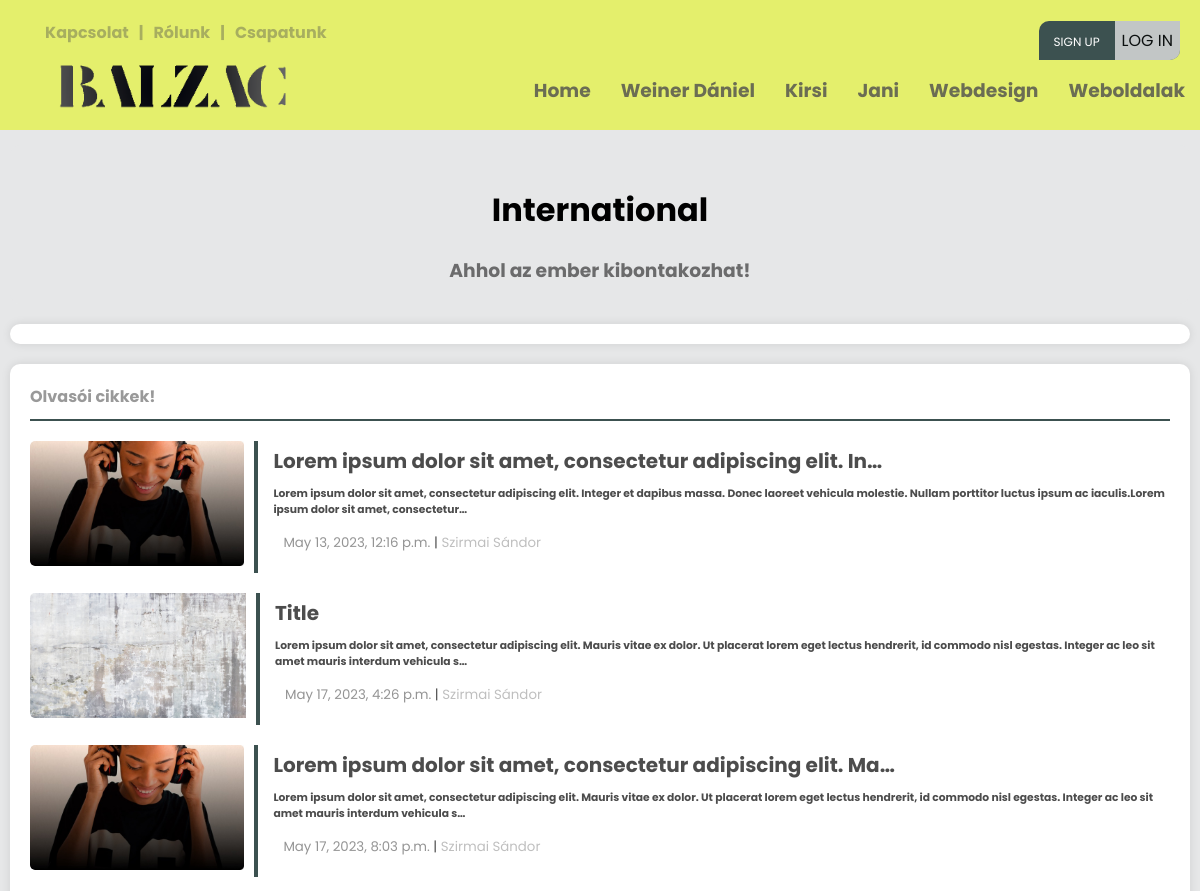
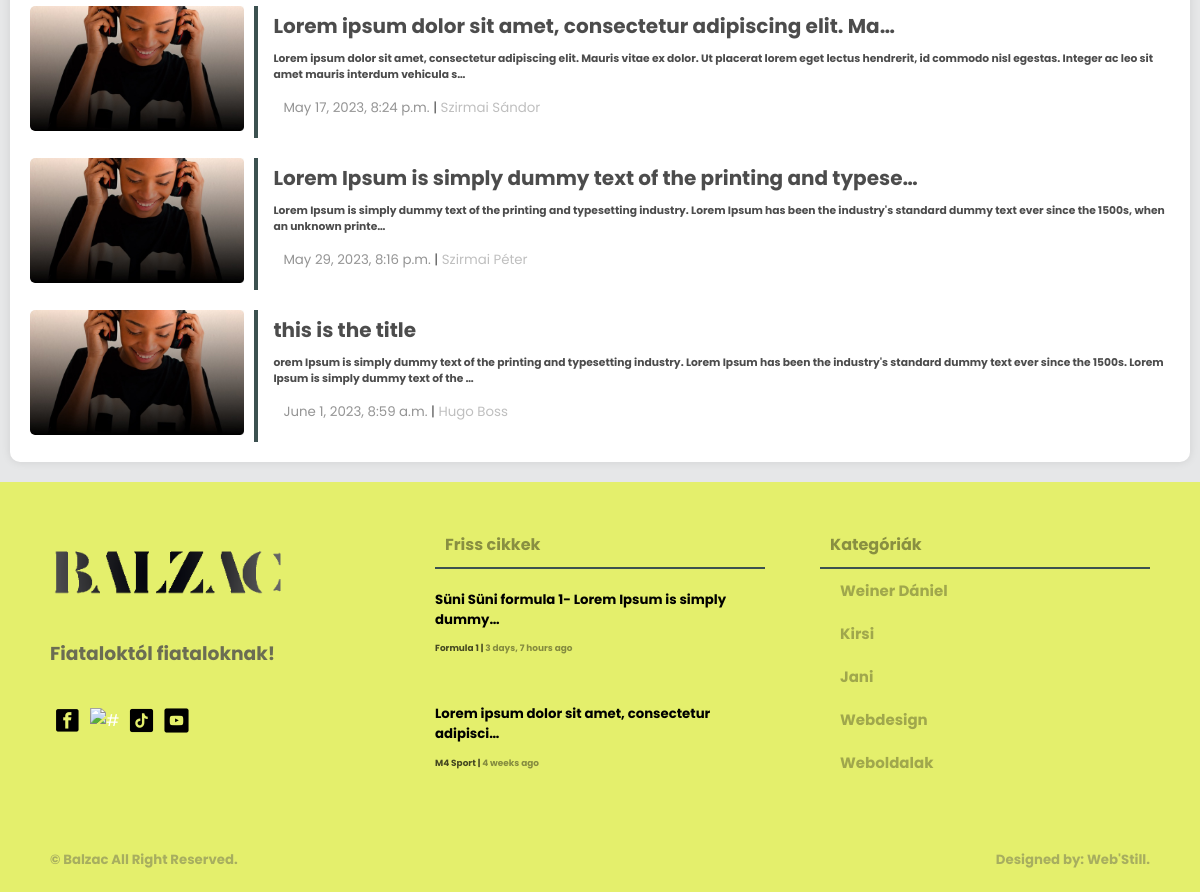
Screenshot of /cikkek/International/ with the database file from the repository (2 pictures, top to bottom).
### creationboard/models.py (models this page shows, shortened)
class Category(models.Model):
    user = models.ForeignKey(User, null=True, on_delete=models.CASCADE)
    name = models.CharField(max_length=200)
    class Meta:
        ordering = ['-id']

class Article(models.Model):
    user = models.ForeignKey(User, on_delete=models.CASCADE)
    title = models.CharField(max_length=200)
    created = models.DateTimeField(auto_now_add=True, null=True)
    updated = models.DateTimeField(auto_now=True, null=True)
    articletype = models.CharField(null=False, blank=False, max_length=100)
    body = RichTextUploadingField(max_length=1000000) #ez itt lehetne RichTextUploadingField is
    indeximg = models.ImageField(upload_to="images/", default="images/home9.jpg")
    category = models.CharField(max_length=100, null=False, blank=False)
    status = models.CharField(max_length=10, choices=STATUS_CHOICES, default='pending')
    class Meta:
        ordering = ['-created']

### loginsystem/models.py (models this page shows, shortened)
class ArticleUser(models.Model):
    STATUS_CHOICES = (
        ('pending', 'Pending'),
        ('approved', 'Approved'),
        ('rejected', 'Rejected'),
    )
    user = models.ForeignKey(User, on_delete=models.CASCADE)
    created = models.DateTimeField(auto_now_add=True, null=True)
    updated = models.DateTimeField(auto_now=True, null=True)
    body = RichTextUploadingField(max_length=1000000, null=True)
    indeximg = models.ImageField(upload_to="images/", default="images/home9.jpg")
    category = models.CharField(max_length=100, null=True, blank=False)
    title = models.CharField(max_length=200, null=True)
    status = models.CharField(max_length=10, choices=STATUS_CHOICES, default='pending')
    class Meta:
        ordering = ['created']

class Profile(models.Model):
    user = models.OneToOneField(User, on_delete=models.CASCADE)
    img = models.ImageField(upload_to="images/", default="images/home8.jpg")
    bio = models.CharField(null=True, max_length=1000000, default='Bio:')
    name = models.CharField(null=True, max_length=300)
    phone = models.CharField(max_length=15, blank=True, null=True)

### main/views.py (the view)
# urls.py: path('cikkek/<str:pk>/', views.articles.as_view(), name='article-page'),
class articles(View):
    template_name = "main/topic.html"
    def dispatch(self, request, *args, **kwargs):
        footarticle = models.Article.objects.filter(status='approved')[0:2]
        navcategory = models.Category.objects.all()[0:5]
        url = models.Article.objects.filter(category=kwargs['pk'])
        user_url = ArticleUser.objects.filter(status='approved')
        context = {'url': url, 'category': kwargs['pk'], 'category2': navcategory, 'article4': footarticle, "url1": user_url,}
        return render(request, self.template_name, context)

### templates/main/topic.html (shortened to what this page needs)
{% load static %}
<!DOCTYPE html>
<html>
<head>
	<link rel="stylesheet" type="text/css" href="{% static 'main/style.css' %}">
</head>
<body>
	{% if url or url1%}
	{% include 'main/navbar.html' %}
			<main>
				<div class="wrapper">
					<div class="row">
						<div class="card-04 backg">
							<h1 align="center">{{ category }}</h1>
							<h3 align="center">Ahhol az ember kibontakozhat!</h3>
						</div>
					</div>
					<div class="row">
						<div class="card-04 topic-big-screen">
						</div>
					</div>
					<div class="row">
						{% if url1 %}
						<div class="card-04 topic-big-screen">
							<div class="box-title mb-3 pb-0">
								<h4 class="txt-black mb-0 m-0">Olvasói cikkek!<h4>
							</div>
							{% for article in url1 %}
							<div class="article-with-pic-1">
								<div class="article-pic">
									<a href="{% url 'article' article.id %}">
									<img src="{{ article.indeximg.url }}" alt="" />
									</a>
								</div>
								<div class="pic-with-articles">
									<a href="{% url 'article' article.id %}">
										<h5>{{ article.title|truncatechars:60 }}</h5>
										<h6>{{ article.body|truncatechars:200|safe }}</h6>
									</a>
									<small><span style="color: black;">{{ article.created }}</span>  |  <span><a href="{% url 'profile-page' article.user.username %}">{{ article.user.profile.name }}</a></span></small>
								</div>
							</div>
							{% endfor %}
						</div>
						{% endif %}
					</div>
			</main>
			{% include 'main/footer.html' %}
	{% endif %}
</body>
</html>

### templates/main/navbar.html (shortened to what this page needs)
{% load static %}
<div class="screen-big">
<nav>
    <div class="nav-one nav-flex">
        <div class="left flex">
            <ul class="top-header mt-0">
                <li><a href="{% url 'contact-us' %}"><h4>Kapcsolat</h4></a></li>
                <li><h4>|</h4></li>
                <li><a href="{% url 'about-us' %}"><h4>Rólunk</h4></a></li>
                <li><h4>|</h4></li>
                <li><a href="{% url 'team-index' %}"><h4>Csapatunk</h4></a></li>
            </ul>
        </div>
        <div class="right flex">
                <ul class="top-header">
                    {% if request.user.is_authenticated %}
                    <li>
                        <div class="header-profile-pic">
                            <div class="pic">
                                <span class="material-symbols-outlined">account_circle</span>
                            </div>
                            <div class="header-profile-info">
                                <h4><a href="{% url 'profile-page' request.user.username %}">@{{ request.user }}</a></h4>
                                <h6><a href=""><span class="material-symbols-outlined">mail_lock</span>{{ request.user.email }}</a></h6>
                            </div>
                        </div>
                    </li>
                    <!--<li><h4><a href="{% url 'profile-page' request.user.username %}">Hello, @{{ request.user }}</a></h4></li>
                    <li><h4>|</h4></li>
                    <li><h4><a href="{% url 'logout' %}"><span class="material-symbols-outlined">logout</span>Kijelentkezés</a></h4></li>-->
                    {% else %}
                    <ul class="foot-icon-margin pd-0">
                        <li class="signup-or-login"><a href="{% url 'register' %}" class="sign-up">Sign up</a><a href="{% url 'login' %}"><button class="login-btn">Log in</button></a></li>
                    </ul>
                    {% endif %}
                </ul>
        </div>
    </div>
    <div class="nav-two nav-flex">
        <div class="left flex">
            <ul>
                <a href="{% url 'index' %}"><li><img src="{% static 'main/pics/logo.png' %}" class="logo-img" alt="#" /></li>
            </ul>
        </div>
        <div class="right">
            <div class="social media">
                <ul>
                    <li><a href="{% url 'index' %}"><h3>Home</h3></a></li>
                    {% for category in category2 %}
                        <li><a href="{% url 'article-page' category.name %}"><h3>{{ category.name }}</h3></a></li>
                    {% endfor %}
                </ul>
            </div>
        </div>
    </div>
</nav>
</div>

### templates/main/footer.html
{% load static %}
<footer>
    <div class="footer">
        <div class="footer-cols footer-firts">
            <div class="col-01">
                <ul class="pd-0">
                    <a href="{% url 'index' %}"><li><img src="{% static 'main/pics/logo.png' %}" class="logo-img" alt="#" /></li>
                </ul>
                <h3>Fiataloktól fiataloknak!</h3>
                <ul class="foot-icon-margin pd-0">
                    <a href="https://www.facebook.com/profile.php?id=100090612766620" target="blank"><li><img src="{% static 'main/pics/facebook.png' %}" class="icon-img" alt="#" target="blank" /></a></li>
                    <a href="https://www.instagram.com/balzacponthu/" target="blank"><li><img src="{% static 'main/pics/instagram.png' %}" class="icon-img" alt="#" /></li></a>
                    <a href="https://www.tiktok.com/@balzac.ujsag" target="blank"><li><img src="{% static 'main/pics/tiktok.png' %}" class="icon-img" alt="#" /></li></a>
                    <a href="https://www.youtube.com/@balzacujsag" target="blank"><li><img src="{% static 'main/pics/youtube.png' %}" class="icon-img" alt="#" /></li></a>
                </ul>
            </div>
            <div class="col-02">
                <div class="box-title">
                    <h4 class="txt-black">Friss cikkek<h4>
                </div>
                {% for article in article4 %}
                <ul class="pd-0">
                    <li><a href="{% url 'article' article.id %}" class="footer-article-text">
                        <h5 class="mt-1 mb-1">{{ article.title|truncatechars:49 }}</h5>
                        <h6 class="m-0">{{ article.body|truncatechars:30|safe }}</h6>
                        <small class="black"><span><a href="{% url 'article-page' article.category %}" class="black">{{ article.category }} </a></span>  |  <span><a class="black"> {{ article.created|timesince }} ago</a></span></small>
                    </a></li>
                </ul>
                {% endfor %}
            </div>
            <div class="col-03">
                <div class="box-title">
                    <h4 class="txt-black">Kategóriák<h4>
                </div>
                <div class="box-categories">
                    <ul>
                        {% for category in category2 %}
                        <li><a href="{% url 'article-page' category.name %}" class="txt-black">{{ category.name }}</a></li>
                        {% endfor %}
                    </ul>
                </div>
            </div>
        </div>
        <div class="footer-second">
            <div>
                <h5><a href="#"> &copy; Balzac</a> All Right Reserved.<h5>
            </div>
            <div>
                <h5><a href="">Designed by: Web'Still.</a><h5>
            </div>
        </div>
    </div>
</footer>

### rows the page displays
Category: name "Weiner Dániel"
Category: name "Kirsi"
Category: name "Jani"
Category: name "Webdesign"
Category: name "Weboldalak"
ArticleUser: indeximg (picture), title "Lorem ipsum dolor sit amet, consectetur adipiscing elit. In…", body "Lorem ipsum dolor sit amet, consectetur adipiscing elit. Integer et dapibus massa. Donec laoreet vehicula molestie. Nullam porttitor luctus ipsum ac iaculis.Lorem ipsum dolor sit amet, consectetur…", created "May 13, 2023, 12:16 p.m.", user.profile.name "Szirmai Sándor"
ArticleUser: indeximg (picture), title "Title", body "Lorem ipsum dolor sit amet, consectetur adipiscing elit. Mauris vitae ex dolor. Ut placerat lorem eget lectus hendrerit, id commodo nisl egestas. Integer ac leo sit amet mauris interdum vehicula s…", created "May 17, 2023, 4:26 p.m.", user.profile.name "Szirmai Sándor"
ArticleUser: indeximg (picture), title "Lorem ipsum dolor sit amet, consectetur adipiscing elit. Ma…", body "Lorem ipsum dolor sit amet, consectetur adipiscing elit. Mauris vitae ex dolor. Ut placerat lorem eget lectus hendrerit, id commodo nisl egestas. Integer ac leo sit amet mauris interdum vehicula s…", created "May 17, 2023, 8:03 p.m.", user.profile.name "Szirmai Sándor"
ArticleUser: indeximg (picture), title "Lorem ipsum dolor sit amet, consectetur adipiscing elit. Ma…", body "Lorem ipsum dolor sit amet, consectetur adipiscing elit. Mauris vitae ex dolor. Ut placerat lorem eget lectus hendrerit, id commodo nisl egestas. Integer ac leo sit amet mauris interdum vehicula s…", created "May 17, 2023, 8:24 p.m.", user.profile.name "Szirmai Sándor"
ArticleUser: indeximg (picture), title "Lorem Ipsum is simply dummy text of the printing and typese…", body "Lorem Ipsum is simply dummy text of the printing and typesetting industry. Lorem Ipsum has been the industry's standard dummy text ever since the 1500s, when an unknown printe…", created "May 29, 2023, 8:16 p.m.", user.profile.name "Szirmai Péter"
ArticleUser: indeximg (picture), title "this is the title", body "orem Ipsum is simply dummy text of the printing and typesetting industry. Lorem Ipsum has been the industry's standard dummy text ever since the 1500s. Lorem Ipsum is simply dummy text of the …", created "June 1, 2023, 8:59 a.m.", user.profile.name "Hugo Boss"
Article: title "Süni Süni formula 1- Lorem Ipsum is simply dummy…", category "Formula 1", created "3 days, 7 hours"
Article: title "Lorem ipsum dolor sit amet, consectetur adipisci…", category "M4 Sport", created "4 weeks"

### other values shown
{{ category }} "International"
